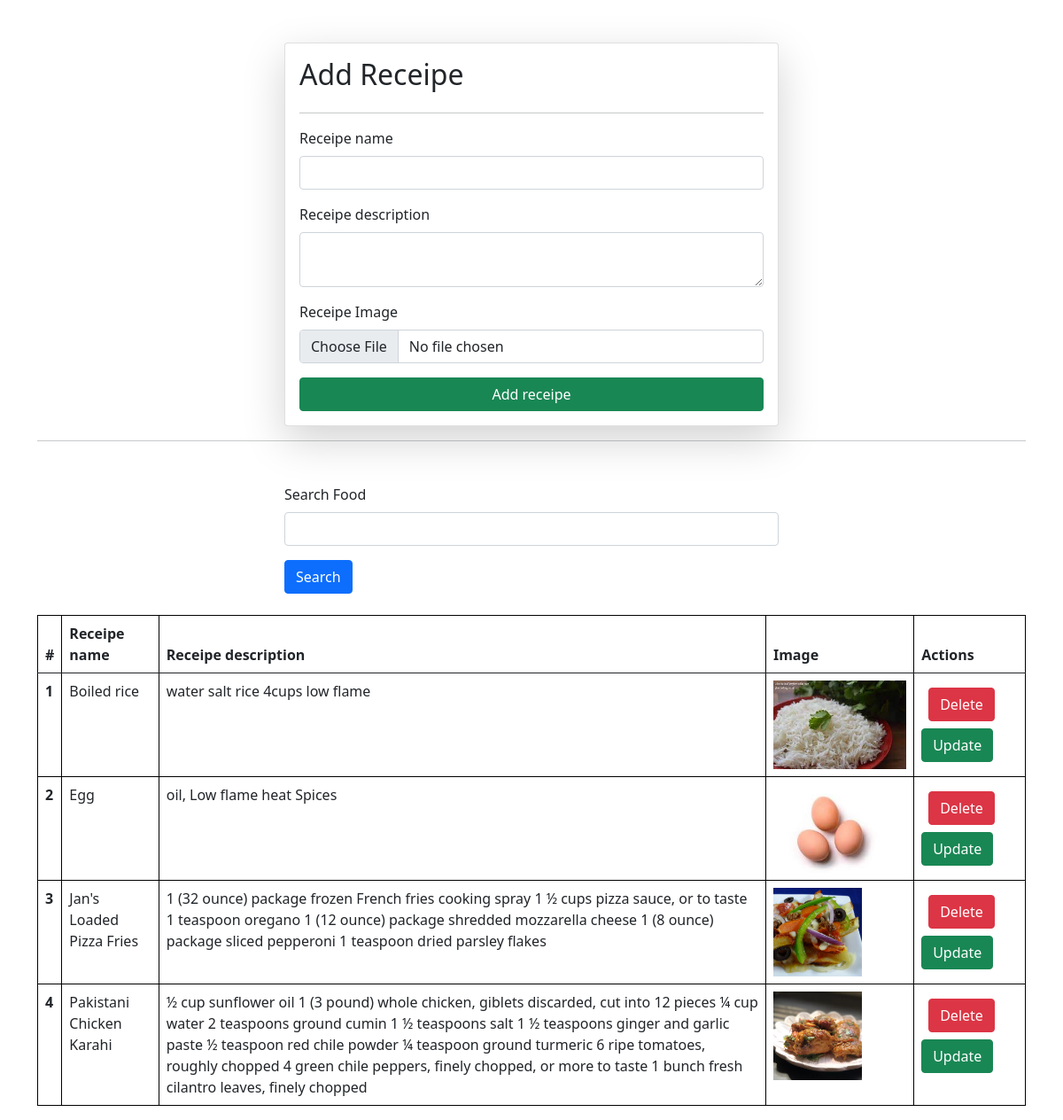
The app's page /receipes/, older data.
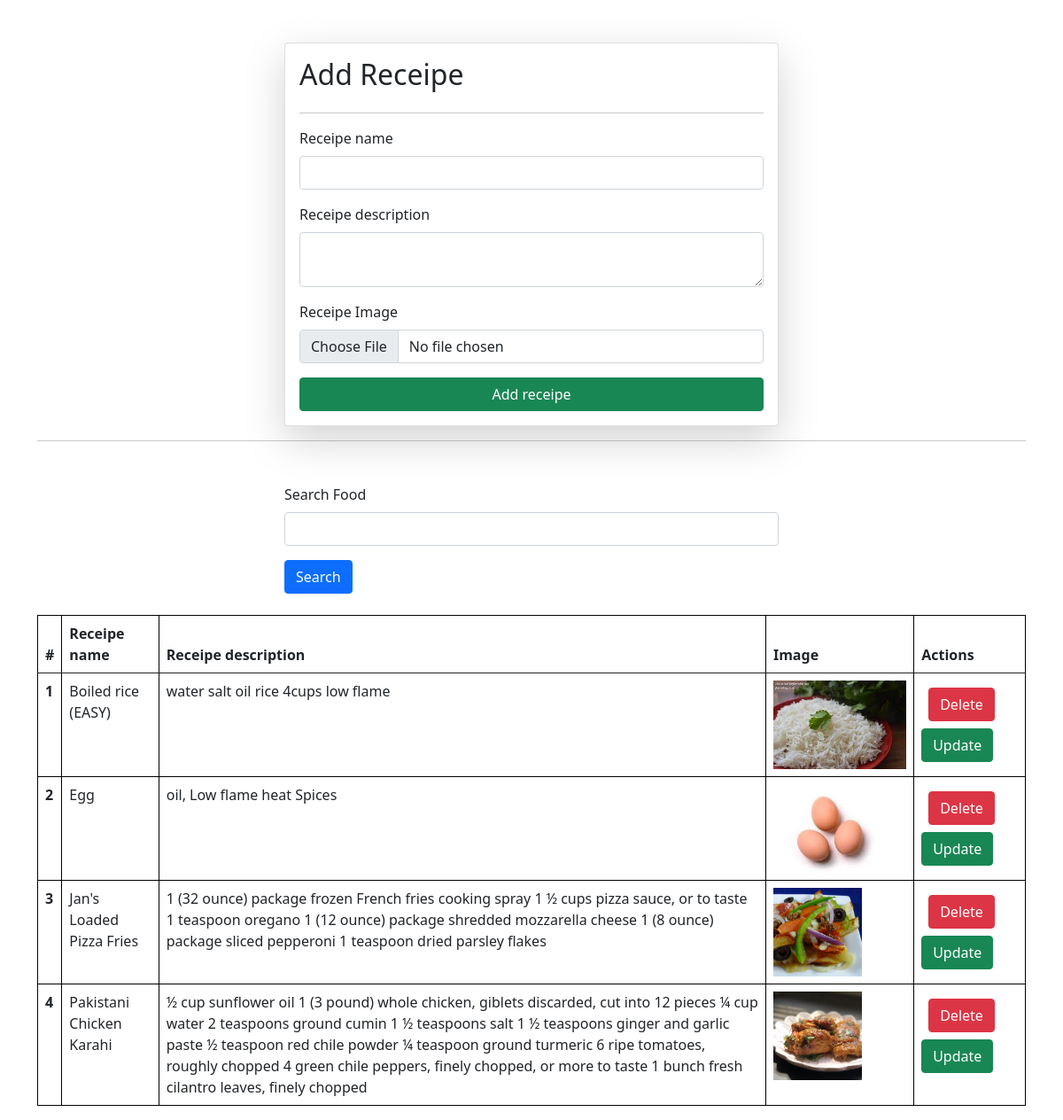
The same page, newer data.
### vegetables/models.py (models this page shows)
class Receipe(models.Model):
    receipe_name=models.CharField(max_length=50)
    receipe_description=models.TextField()
    receipe_image=models.ImageField(upload_to="receipe")

### vegetables/views.py (the view, shortened to what this page needs)
# urls.py: path('receipes/' ,receipes,name='receipes'),
def receipes(request):
    queryset = Receipe.objects.all()
    if request.GET.get('Search'):
       queryset = queryset.filter(receipe_name__icontains = request.GET.get('Search'))
    context = {'receipes' : queryset}
    return render(request , 'receipes.html',context)

### vegetables/templates/receipes.html (shortened to what this page needs)
{% extends "index.html"%}
{% block start %}
<div class="container mt-5">
    <form class="col-6 mx-auto card p-3 shadow-lg "method="post" enctype="multipart/form-data">
        <h2>Add Receipe</h2>
        <hr>
        <div class="mb-3">
          <label for="exampleInputEmail1" class="form-label">Receipe name</label>
          <input name = "receipe_name" required type="text" class="form-control">
        </div>
        <div class="mb-3">
          <label for="exampleInputPassword1" class="form-label">Receipe description</label>
          <textarea name ="receipe_description" required class="form-control"></textarea>
        </div>
        <div class="mb-3">
            <label for="exampleInputPassword1" class="form-label">Receipe Image</label>
            <input  name="receipe_image" type="file" class="form-control">
          </div>
        <button type="submit" class="btn btn-success">Add receipe</button>
      </form>
      <hr>
      <div class="mt-5">
        <div class ="mx-auto col-6">
          <form>
          <div class="mb-3">
            <label for="exampleInputEmail1" class="form-label">Search Food</label>
            <input name = "Search" type = "text"  class="form-control">
          </div>
          <button type ="submit" class ="btn btn-primary">Search</button>
        </form>
        </div>
      </div>
      <table class="table mt-4">
        <thead>
          <tr>
            <th scope="col">#</th>
            <th scope="col">Receipe name</th>
            <th scope="col">Receipe description</th>
            <th scope="col">Image</th>
            <th scope="col">Actions</th>
          </tr>
        </thead>
        <tbody>
          {% for receipe in receipes %}
          <tr>
            <th scope="row">{{forloop.counter}}</th>
            <td>{{receipe.receipe_name}}</td>
            <td>{{receipe.receipe_description}}</td>
            <td>
              <img src="/media/{{receipe.receipe_image}}" style="height:100px "></td>
              <td>
                <a href="/delete-receipe/{{receipe.id}}" class="btn btn-danger m-2">Delete</a>
                <a href="/update-receipe/{{receipe.id}}" class="btn btn-success">Update</a>
              </td>
            </tr>
          {% endfor %}
        </tbody>
      </table>
</div>
    {% endblock %}

### home/templates/index.html (shortened to what this page needs)
<!DOCTYPE html>
<html lang="en">
<head>
    <link href="https://cdn.jsdelivr.net/npm/bootstrap@5.0.2/dist/css/bootstrap.min.css" rel="stylesheet">
</head>
<body>
{%block start%}
{%endblock%}
</body>
</html>

### home/templates/index.html (style rules this page uses)
table, th, td { border: 1px solid black; }

Row changes from the older to the newer data that the page shows:
changed Receipe: receipe_name "Boiled rice" → "Boiled rice (EASY)"; receipe_description "water salt rice 4cups low flame" → "water salt oil rice 4cups low flame"
